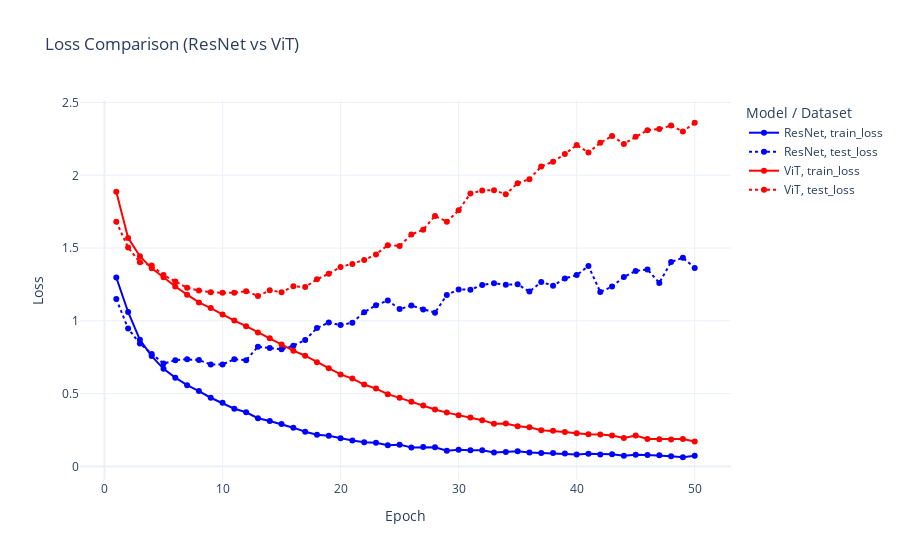
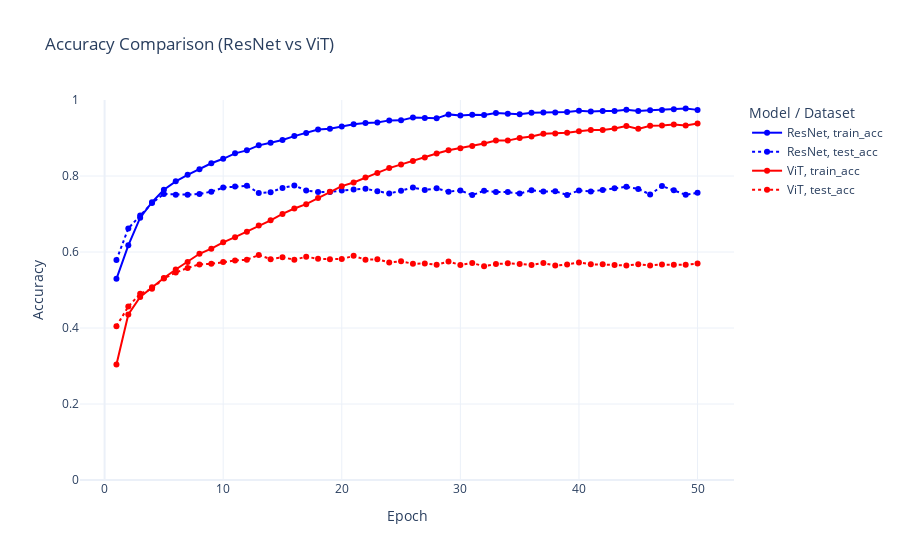

Notebook source saved alongside these figures, in order:
### Code cell
loss_df = history_all.melt(
    id_vars=["epoch", "model"],
    value_vars=["train_loss", "test_loss"],
    var_name="dataset",
    value_name="loss"
)

fig_loss = px.line(
    loss_df,
    x="epoch",
    y="loss",
    color="model",
    line_dash="dataset",  # dashed = test, solid = train
    title="Loss Comparison (ResNet vs ViT)",
    markers=True,
    color_discrete_map={"ResNet": "blue", "ViT": "red"}
)
fig_loss.update_layout(
    template="plotly_white",
    legend_title_text="Model / Dataset",
    yaxis_title="Loss",
    xaxis_title="Epoch",
)
fig_loss.show()

# --- ACCURACY COMPARISON (train + test) ---
acc_df = history_all.melt(
    id_vars=["epoch", "model"],
    value_vars=["train_acc", "test_acc"],
    var_name="dataset",
    value_name="accuracy"
)

fig_acc = px.line(
    acc_df,
    x="epoch",
    y="accuracy",
    color="model",
    line_dash="dataset",
    title="Accuracy Comparison (ResNet vs ViT)",
    markers=True,
    color_discrete_map={"ResNet": "blue", "ViT": "red"}
)
fig_acc.update_layout(
    template="plotly_white",
    legend_title_text="Model / Dataset",
    yaxis_title="Accuracy",
    xaxis_title="Epoch",
)
fig_acc.update_yaxes(range=[0, 1])
fig_acc.show()

### Figure 1 — Plotly figure (JSON) as saved in the notebook; plotly's stock layout.template omitted (floating-point values rounded to 4 significant figures)
{"data": [{"hovertemplate": "model=ResNet<br>dataset=train_loss<br>epoch=%{x}<br>loss=%{y}<extra></extra>", "legendgroup": "ResNet, train_loss", "line": {"color": "blue", "dash": "solid"}, "marker": {"symbol": "circle"}, "mode": "lines+markers", "name": "ResNet, train_loss", "orientation": "v", "showlegend": true, "type": "scatter", "x": [1, 2, 3, 4, 5, 6, 7, 8, 9, 10, 11, 12, 13, 14, 15, 16, 17, 18, 19, 20, 21, 22, 23, 24, 25, 26, 27, 28, 29, 30, 31, 32, 33, 34, 35, 36, 37, 38, 39, 40, 41, 42, 43, 44, 45, 46, 47, 48, 49, 50], "xaxis": "x", "y": [1.298, 1.061, 0.8693, 0.7578, 0.6703, 0.6096, 0.5577, 0.5177, 0.4716, 0.4364, 0.3962, 0.3719, 0.3311, 0.3122, 0.2907, 0.2659, 0.238, 0.217, 0.2111, 0.1929, 0.1772, 0.1658, 0.1621, 0.1455, 0.1493, 0.1293, 0.1326, 0.131, 0.1074, 0.1135, 0.1103, 0.1111, 0.09531, 0.09941, 0.1035, 0.09575, 0.09238, 0.09163, 0.08871, 0.08139, 0.08636, 0.08225, 0.08302, 0.0735, 0.07976, 0.07777, 0.07596, 0.06985, 0.06271, 0.07326], "yaxis": "y"}, {"hovertemplate": "model=ResNet<br>dataset=test_loss<br>epoch=%{x}<br>loss=%{y}<extra></extra>", "legendgroup": "ResNet, test_loss", "line": {"color": "blue", "dash": "dot"}, "marker": {"symbol": "circle"}, "mode": "lines+markers", "name": "ResNet, test_loss", "orientation": "v", "showlegend": true, "type": "scatter", "x": [1, 2, 3, 4, 5, 6, 7, 8, 9, 10, 11, 12, 13, 14, 15, 16, 17, 18, 19, 20, 21, 22, 23, 24, 25, 26, 27, 28, 29, 30, 31, 32, 33, 34, 35, 36, 37, 38, 39, 40, 41, 42, 43, 44, 45, 46, 47, 48, 49, 50], "xaxis": "x", "y": [1.15, 0.9473, 0.8437, 0.7726, 0.7065, 0.7293, 0.7359, 0.7302, 0.7003, 0.7002, 0.7363, 0.7292, 0.8225, 0.8129, 0.8041, 0.8295, 0.8678, 0.9502, 0.9889, 0.9706, 0.9875, 1.059, 1.108, 1.14, 1.081, 1.105, 1.078, 1.056, 1.178, 1.216, 1.214, 1.246, 1.258, 1.248, 1.251, 1.201, 1.266, 1.242, 1.292, 1.314, 1.376, 1.199, 1.236, 1.301, 1.343, 1.353, 1.261, 1.404, 1.434, 1.363], "yaxis": "y"}, {"hovertemplate": "model=ViT<br>dataset=train_loss<br>epoch=%{x}<br>loss=%{y}<extra></extra>", "legendgroup": "ViT, train_loss", "line": {"color": "red", "dash": "solid"}, "marker": {"symbol": "circle"}, "mode": "lines+markers", "name": "ViT, train_loss", "orientation": "v", "showlegend": true, "type": "scatter", "x": [1, 2, 3, 4, 5, 6, 7, 8, 9, 10, 11, 12, 13, 14, 15, 16, 17, 18, 19, 20, 21, 22, 23, 24, 25, 26, 27, 28, 29, 30, 31, 32, 33, 34, 35, 36, 37, 38, 39, 40, 41, 42, 43, 44, 45, 46, 47, 48, 49, 50], "xaxis": "x", "y": [1.886, 1.57, 1.444, 1.361, 1.299, 1.236, 1.18, 1.127, 1.088, 1.043, 1.002, 0.9634, 0.9207, 0.8805, 0.8369, 0.7951, 0.7603, 0.7158, 0.6742, 0.6317, 0.6034, 0.5623, 0.5345, 0.496, 0.4708, 0.4434, 0.4188, 0.3911, 0.3694, 0.3509, 0.3352, 0.3176, 0.2935, 0.2941, 0.2754, 0.2688, 0.2487, 0.2445, 0.2365, 0.2274, 0.2209, 0.2197, 0.2128, 0.1954, 0.2118, 0.1883, 0.1872, 0.1842, 0.1877, 0.1713], "yaxis": "y"}, {"hovertemplate": "model=ViT<br>dataset=test_loss<br>epoch=%{x}<br>loss=%{y}<extra></extra>", "legendgroup": "ViT, test_loss", "line": {"color": "red", "dash": "dot"}, "marker": {"symbol": "circle"}, "mode": "lines+markers", "name": "ViT, test_loss", "orientation": "v", "showlegend": true, "type": "scatter", "x": [1, 2, 3, 4, 5, 6, 7, 8, 9, 10, 11, 12, 13, 14, 15, 16, 17, 18, 19, 20, 21, 22, 23, 24, 25, 26, 27, 28, 29, 30, 31, 32, 33, 34, 35, 36, 37, 38, 39, 40, 41, 42, 43, 44, 45, 46, 47, 48, 49, 50], "xaxis": "x", "y": [1.682, 1.504, 1.402, 1.38, 1.315, 1.27, 1.227, 1.208, 1.197, 1.193, 1.193, 1.204, 1.17, 1.21, 1.196, 1.237, 1.233, 1.285, 1.324, 1.369, 1.391, 1.418, 1.457, 1.52, 1.515, 1.593, 1.626, 1.721, 1.681, 1.759, 1.875, 1.896, 1.898, 1.87, 1.945, 1.974, 2.061, 2.094, 2.146, 2.208, 2.157, 2.223, 2.271, 2.215, 2.264, 2.31, 2.318, 2.342, 2.301, 2.361], "yaxis": "y"}], "layout": {"legend": {"title": {"text": "Model / Dataset"}, "tracegroupgap": 0}, "title": {"text": "Loss Comparison (ResNet vs ViT)"}, "xaxis": {"anchor": "y", "domain": [0, 1], "title": {"text": "Epoch"}}, "yaxis": {"anchor": "x", "domain": [0, 1], "title": {"text": "Loss"}}}}

### Figure 2 — Plotly figure (JSON) as saved in the notebook; plotly's stock layout.template omitted (floating-point values rounded to 4 significant figures)
{"data": [{"hovertemplate": "model=ResNet<br>dataset=train_acc<br>epoch=%{x}<br>accuracy=%{y}<extra></extra>", "legendgroup": "ResNet, train_acc", "line": {"color": "blue", "dash": "solid"}, "marker": {"symbol": "circle"}, "mode": "lines+markers", "name": "ResNet, train_acc", "orientation": "v", "showlegend": true, "type": "scatter", "x": [1, 2, 3, 4, 5, 6, 7, 8, 9, 10, 11, 12, 13, 14, 15, 16, 17, 18, 19, 20, 21, 22, 23, 24, 25, 26, 27, 28, 29, 30, 31, 32, 33, 34, 35, 36, 37, 38, 39, 40, 41, 42, 43, 44, 45, 46, 47, 48, 49, 50], "xaxis": "x", "y": [0.5295, 0.6175, 0.6902, 0.7311, 0.7639, 0.7859, 0.803, 0.8176, 0.8335, 0.8452, 0.8596, 0.8675, 0.8807, 0.8876, 0.8948, 0.905, 0.913, 0.9221, 0.9242, 0.9304, 0.9361, 0.9393, 0.9408, 0.9464, 0.9464, 0.9536, 0.9528, 0.9517, 0.9621, 0.9591, 0.9612, 0.9607, 0.9656, 0.9638, 0.9628, 0.9666, 0.967, 0.9674, 0.9687, 0.9716, 0.9697, 0.9707, 0.9713, 0.9744, 0.9713, 0.9728, 0.9739, 0.9754, 0.9776, 0.974], "yaxis": "y"}, {"hovertemplate": "model=ResNet<br>dataset=test_acc<br>epoch=%{x}<br>accuracy=%{y}<extra></extra>", "legendgroup": "ResNet, test_acc", "line": {"color": "blue", "dash": "dot"}, "marker": {"symbol": "circle"}, "mode": "lines+markers", "name": "ResNet, test_acc", "orientation": "v", "showlegend": true, "type": "scatter", "x": [1, 2, 3, 4, 5, 6, 7, 8, 9, 10, 11, 12, 13, 14, 15, 16, 17, 18, 19, 20, 21, 22, 23, 24, 25, 26, 27, 28, 29, 30, 31, 32, 33, 34, 35, 36, 37, 38, 39, 40, 41, 42, 43, 44, 45, 46, 47, 48, 49, 50], "xaxis": "x", "y": [0.579, 0.662, 0.6959, 0.7287, 0.7528, 0.7509, 0.7509, 0.7529, 0.7586, 0.7695, 0.7726, 0.7742, 0.7554, 0.7574, 0.7686, 0.7749, 0.7619, 0.7579, 0.758, 0.7621, 0.7647, 0.7662, 0.7601, 0.7541, 0.7613, 0.7695, 0.7631, 0.7675, 0.7588, 0.762, 0.7498, 0.7612, 0.7576, 0.7578, 0.7538, 0.7622, 0.759, 0.76, 0.7501, 0.7619, 0.7592, 0.7629, 0.7679, 0.7716, 0.7661, 0.7514, 0.7735, 0.7626, 0.7506, 0.7557], "yaxis": "y"}, {"hovertemplate": "model=ViT<br>dataset=train_acc<br>epoch=%{x}<br>accuracy=%{y}<extra></extra>", "legendgroup": "ViT, train_acc", "line": {"color": "red", "dash": "solid"}, "marker": {"symbol": "circle"}, "mode": "lines+markers", "name": "ViT, train_acc", "orientation": "v", "showlegend": true, "type": "scatter", "x": [1, 2, 3, 4, 5, 6, 7, 8, 9, 10, 11, 12, 13, 14, 15, 16, 17, 18, 19, 20, 21, 22, 23, 24, 25, 26, 27, 28, 29, 30, 31, 32, 33, 34, 35, 36, 37, 38, 39, 40, 41, 42, 43, 44, 45, 46, 47, 48, 49, 50], "xaxis": "x", "y": [0.3042, 0.4357, 0.4816, 0.5073, 0.5314, 0.5538, 0.5735, 0.5953, 0.6088, 0.6254, 0.6389, 0.6535, 0.6696, 0.6834, 0.7001, 0.7145, 0.726, 0.7424, 0.7583, 0.7733, 0.783, 0.7963, 0.8082, 0.8208, 0.8306, 0.8396, 0.8488, 0.8593, 0.8676, 0.8732, 0.8791, 0.8854, 0.8934, 0.8931, 0.8999, 0.9041, 0.9111, 0.9119, 0.9141, 0.918, 0.9208, 0.9211, 0.9248, 0.9317, 0.924, 0.9324, 0.9326, 0.9356, 0.9331, 0.9382], "yaxis": "y"}, {"hovertemplate": "model=ViT<br>dataset=test_acc<br>epoch=%{x}<br>accuracy=%{y}<extra></extra>", "legendgroup": "ViT, test_acc", "line": {"color": "red", "dash": "dot"}, "marker": {"symbol": "circle"}, "mode": "lines+markers", "name": "ViT, test_acc", "orientation": "v", "showlegend": true, "type": "scatter", "x": [1, 2, 3, 4, 5, 6, 7, 8, 9, 10, 11, 12, 13, 14, 15, 16, 17, 18, 19, 20, 21, 22, 23, 24, 25, 26, 27, 28, 29, 30, 31, 32, 33, 34, 35, 36, 37, 38, 39, 40, 41, 42, 43, 44, 45, 46, 47, 48, 49, 50], "xaxis": "x", "y": [0.4047, 0.4565, 0.4901, 0.5033, 0.5305, 0.5458, 0.5581, 0.5674, 0.5688, 0.5736, 0.5776, 0.5796, 0.592, 0.5812, 0.5863, 0.5796, 0.5876, 0.582, 0.5808, 0.5813, 0.5899, 0.5797, 0.5807, 0.5725, 0.5754, 0.569, 0.5699, 0.5662, 0.5748, 0.566, 0.5709, 0.5626, 0.5682, 0.5702, 0.5687, 0.5659, 0.571, 0.5642, 0.5672, 0.5724, 0.5676, 0.5677, 0.5659, 0.5645, 0.5678, 0.5648, 0.567, 0.5663, 0.5667, 0.5697], "yaxis": "y"}], "layout": {"legend": {"title": {"text": "Model / Dataset"}, "tracegroupgap": 0}, "title": {"text": "Accuracy Comparison (ResNet vs ViT)"}, "xaxis": {"anchor": "y", "domain": [0, 1], "title": {"text": "Epoch"}}, "yaxis": {"anchor": "x", "domain": [0, 1], "range": [0, 1], "title": {"text": "Accuracy"}}}}
